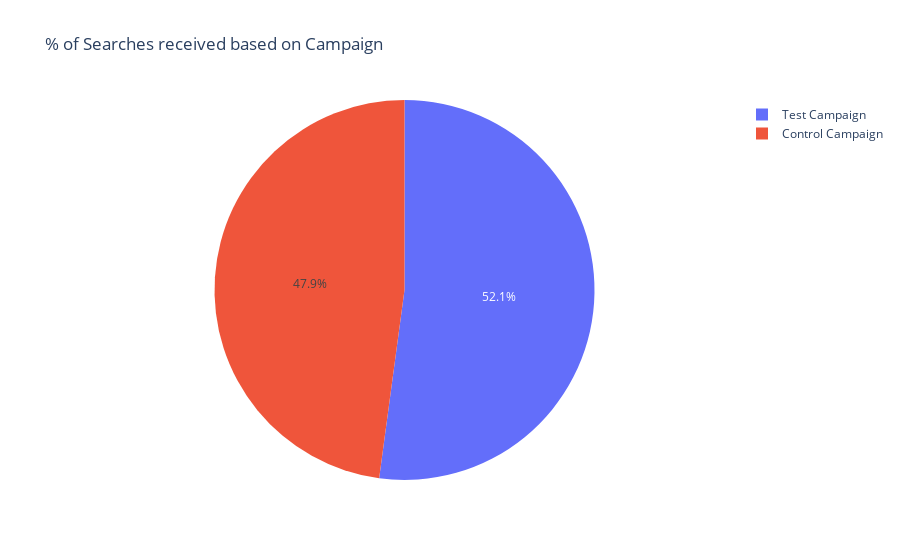

Notebook source saved alongside this figure:
### Code cell
fig2 = px.pie(ab_data, values = 'Searches Received', names = 'Campaign Name', 
              title = '% of Searches received based on Campaign')

fig2.show()

### Figure 1 — Plotly figure (JSON) as saved in the notebook; plotly's stock layout.template omitted (floating-point values rounded to 4 significant figures)
{"data": [{"domain": {"x": [0, 1], "y": [0, 1]}, "hovertemplate": "Campaign Name=%{label}<br>Searches Received=%{value}<extra></extra>", "labels": ["Control Campaign", "Test Campaign", "Test Campaign", "Control Campaign", "Test Campaign", "Control Campaign", "Test Campaign", "Control Campaign", "Test Campaign", "Control Campaign", "Test Campaign", "Control Campaign", "Test Campaign", "Control Campaign", "Control Campaign", "Test Campaign", "Control Campaign", "Test Campaign", "Control Campaign", "Test Campaign", "Control Campaign", "Test Campaign", "Control Campaign", "Test Campaign", "Control Campaign", "Test Campaign", "Control Campaign", "Test Campaign", "Control Campaign", "Test Campaign", "Control Campaign", "Test Campaign", "Control Campaign", "Test Campaign", "Control Campaign", "Test Campaign", "Control Campaign", "Test Campaign", "Control Campaign", "Test Campaign", "Control Campaign", "Test Campaign", "Test Campaign", "Control Campaign", "Test Campaign", "Control Campaign", "Control Campaign", "Test Campaign", "Test Campaign", "Control Campaign", "Test Campaign", "Control Campaign", "Test Campaign", "Control Campaign", "Test Campaign", "Control Campaign", "Test Campaign", "Control Campaign", "Control Campaign", "Test Campaign"], "legendgroup": "", "name": "", "showlegend": true, "type": "pie", "values": [2290, 1946, 2312, 2475, 2893, 2941, 2081, 1397, 2213, 2390, 1979, 1209, 2537, 1179, 2427, 2661, 1756, 1995, 2447, 2824, 2483, 2924, 2033, 2359, 1001, 2061, 2711, 1995, 3102, 1983, 2896, 2592, 1274, 2687, 2423, 2937, 2847, 2037, 3549, 2976, 1672, 2432, 1920, 4891, 2572, 1737, 1615, 2978, 2216, 1042, 2106, 2221.0, 1854, 1709, 2733, 1388, 2867, 3047, 2487, 2899]}], "layout": {"legend": {"tracegroupgap": 0}, "title": {"text": "% of Searches received based on Campaign"}}}
